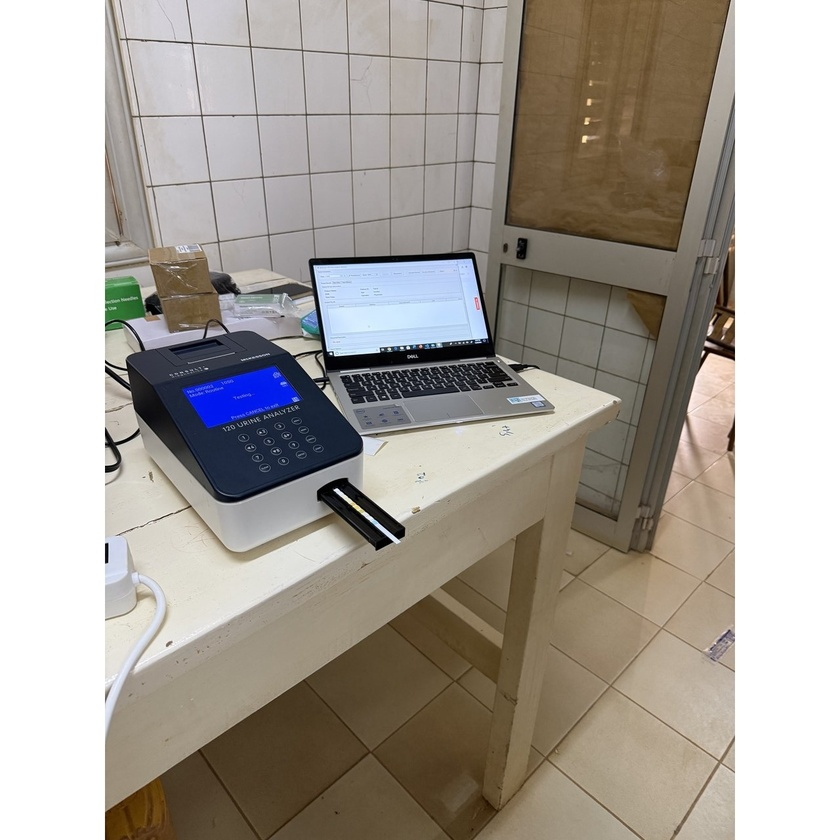
#> input picture images/Clinic/optimized_images_20260119_153152_018348/IMG_4846/IMG_4846_large.jpeg, 840 x 840 px, shrunk from 1280 x 1280 before the run; its folder holds 4 pictures in this run
$ python rotate_urinary_machine.py
#> lines starting #> are read from the running program, lines starting #| are printed output that depends on the picture
#!/usr/bin/env python3
"""
Rotate the urinary machine image 180 degrees
"""

from PIL import Image
import os

# Path to the urinary machine image (IMG_4846 - the first image in the gallery)
image_dir = 'images/Clinic/optimized_images_20260119_153152_018348/IMG_4846/'

# Rotate all sizes of this image 180 degrees
for filename in os.listdir(image_dir):
    if filename.endswith('.jpeg'):
        filepath = os.path.join(image_dir, filename)

        # Open image
        img = Image.open(filepath)
#> img is the input picture: PIL image 840x840 RGB; mean R, G, B 167.5, 161.3, 153.5

        # Rotate 180 degrees
        rotated = img.rotate(180, expand=True)
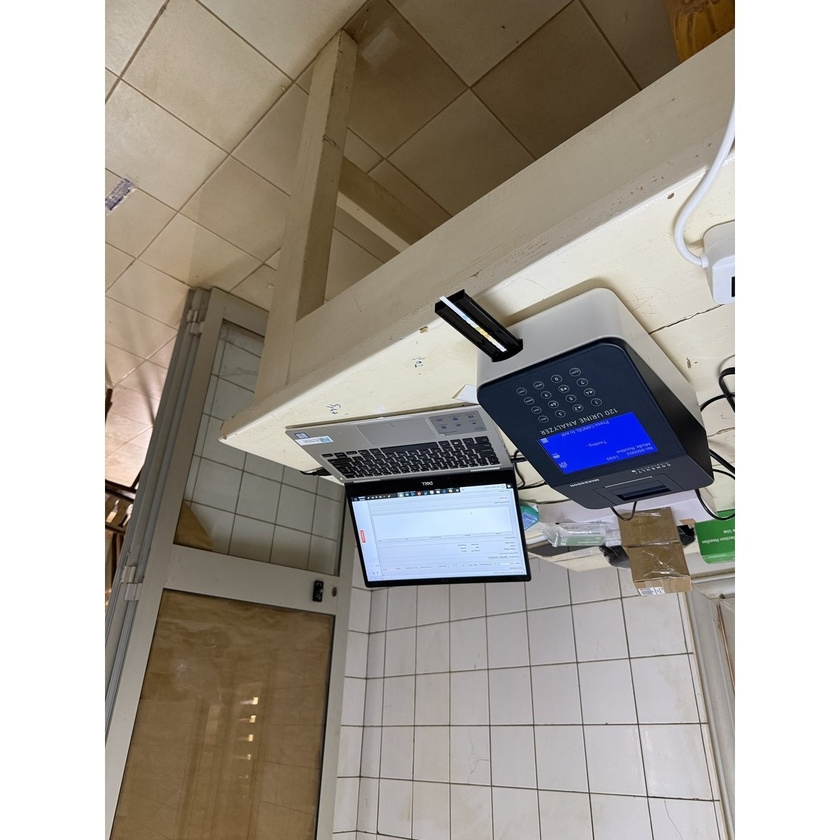
#> rotated: PIL image 840x840 RGB; mean R, G, B 167.5, 161.3, 153.5

        # Save back
        rotated.save(filepath, quality=95)
        print(f"✓ Rotated 180°: {filename}")
#> pass 2 of the loop `for filename in os.listdir(image_dir):`:
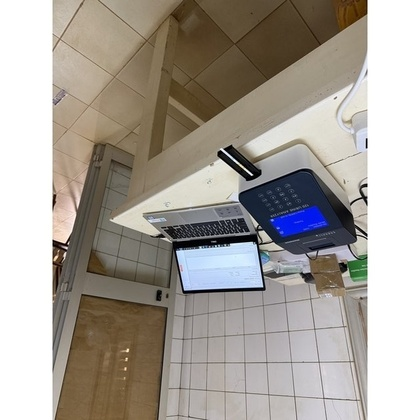
#> input picture images/Clinic/optimized_images_20260119_153152_018348/IMG_4846/IMG_4846_medium.jpeg, 420 x 420 px, shrunk from 640 x 640 before the run
#> img is the input picture: PIL image 420x420 RGB; mean R, G, B 167.5, 161.3, 153.5
#> `rotated = img.rotate(180, expand=True)`:
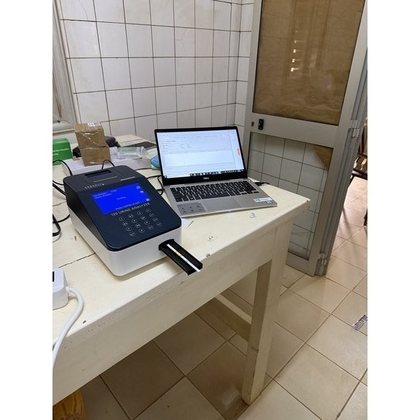
#> rotated: PIL image 420x420 RGB; mean R, G, B 167.5, 161.3, 153.5
#> pass 3 of the loop `for filename in os.listdir(image_dir):`:
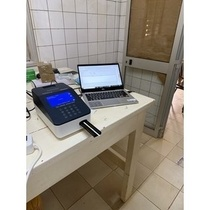
#> input picture images/Clinic/optimized_images_20260119_153152_018348/IMG_4846/IMG_4846_small.jpeg, 210 x 210 px, shrunk from 320 x 320 before the run
#> img is the input picture: PIL image 210x210 RGB; mean R, G, B 167.4, 161.2, 153.4
#> `rotated = img.rotate(180, expand=True)`:
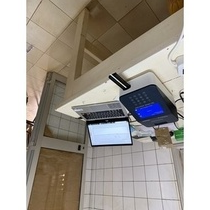
#> rotated: PIL image 210x210 RGB; mean R, G, B 167.4, 161.2, 153.4
#> the loop made 4 passes; the first 3 are shown

print("\n✅ Urinary machine image rotated 180 degrees successfully!")
